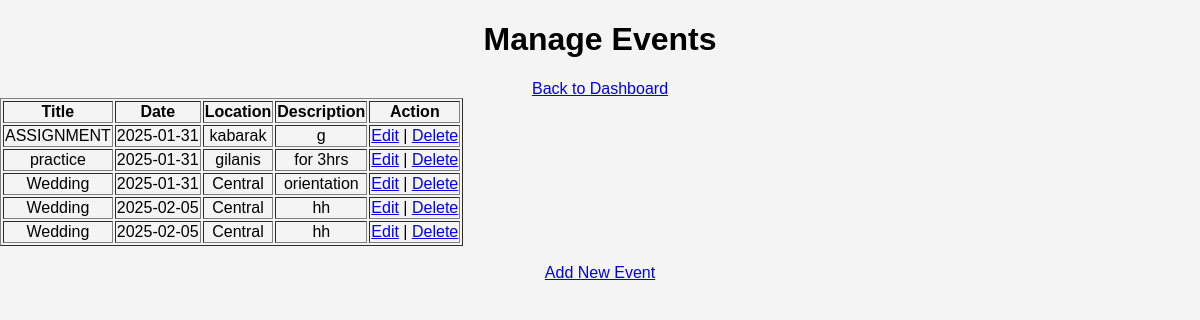
/admin/manage_events.php (signed in), run on the app's committed database.
### tables this page shows
CREATE TABLE `events` (
  `id` int(11) NOT NULL,
  `title` varchar(255) NOT NULL,
  `event_date` date NOT NULL,
  `location` varchar(255) NOT NULL,
  `description` text DEFAULT NULL,
  `created_at` timestamp NOT NULL DEFAULT current_timestamp()
);

### admin/manage_events.php (the view, shortened to what this page needs)
<?php
include '../includes/config.php';
$sql = "SELECT * FROM events ORDER BY event_date ASC";
$result = $conn->query($sql);
?>
<!DOCTYPE html>
<html lang="en">
<head>
    <link rel="stylesheet" href="../assets/css/style.css">
</head>
<body>
    <h1>Manage Events</h1>
    <a href="dashboard.php">Back to Dashboard</a>
    <table border="1">
        <tr>
            <th>Title</th>
            <th>Date</th>
            <th>Location</th>
            <th>Description</th>
            <th>Action</th>
        </tr>
        <?php while ($row = $result->fetch_assoc()) : ?>
            <tr>
                <td><?= $row['title']; ?></td>
                <td><?= $row['event_date']; ?></td>
                <td><?= $row['location']; ?></td>
                <td><?= $row['description']; ?></td>
                <td>
                    <a href="edit_event.php?id=<?= $row['id']; ?>">Edit</a> |
                    <a href="manage_events.php?delete=<?= $row['id']; ?>" onclick="return confirm('Are you sure?');">Delete</a>
                </td>
            </tr>
        <?php endwhile; ?>
    </table>
    <br>
    <a href="add_event.php">Add New Event</a>
</body>
</html>

### assets/css/style.css (style rules this page uses)
body { font-family: 'Poppins', sans-serif; margin: 0; padding: 0; background-color: #f4f4f4; text-align: center; }

### data on the page
events: title "ASSIGNMENT", event_date "2025-01-31", location "kabarak", description "g"
events: title "practice", event_date "2025-01-31", location "gilanis", description "for 3hrs"
events: title "Wedding", event_date "2025-01-31", location "Central", description "orientation"
events: title "Wedding", event_date "2025-02-05", location "Central", description "hh"
events: title "Wedding", event_date "2025-02-05", location "Central", description "hh"
